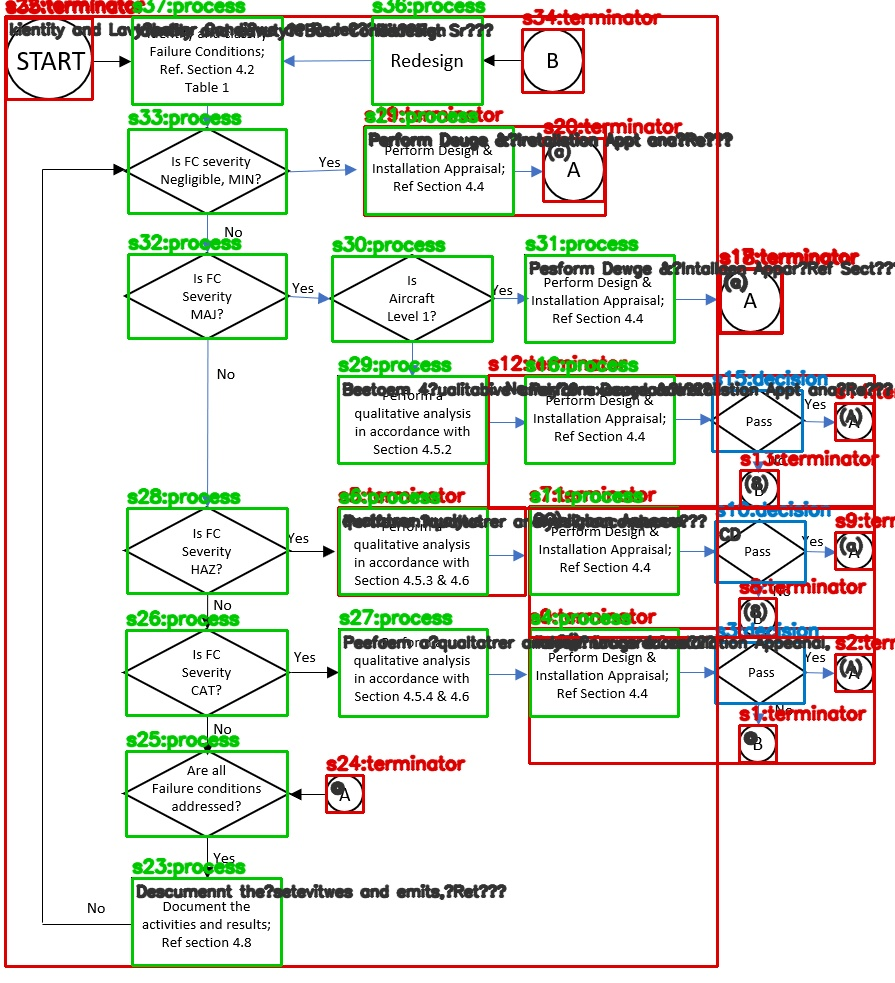
#> input picture debug_boxes.jpg, 895 x 983 px
$ python geometry_ocr_only.py --image ../debug_boxes.jpg
#> lines starting #> are read from the running program, lines starting #| are printed output that depends on the picture; after the words box and inside, x2 and y2 are one past the last pixel; in counts of white or black regions, pixels touching at a corner belong together
### flowforge/geometry/raster_detector.py
# flowforge/geometry/raster_detector.py

from typing import Optional, List, Dict, Any, Tuple
from .primitives import ShapePrimitive, ConnectorPrimitive, GeometryOutput
import os
import math
import numpy as np


def _shape_centers(shapes: List[ShapePrimitive]) -> Dict[str, Tuple[float, float]]:
    return {shape.id: ((shape.bbox[0] + shape.bbox[2]) / 2.0, (shape.bbox[1] + shape.bbox[3]) / 2.0) for shape in shapes}


def _closest_shape(point: Tuple[float, float], centers: Dict[str, Tuple[float, float]]) -> Optional[str]:
    best_id = None
    best_dist = float("inf")
    px, py = point
    for sid, (cx, cy) in centers.items():
        dist = math.hypot(cx - px, cy - py)
        if dist < best_dist:
            best_dist = dist
            best_id = sid
    return best_id


def _build_connectors_hough(image: np.ndarray, shapes: List[ShapePrimitive]) -> List[ConnectorPrimitive]:
    import cv2
    lsd = cv2.createLineSegmentDetector(cv2.LSD_REFINE_STD)
    lines = lsd.detect(image)[0]

    centers = _shape_centers(shapes)
    connectors: List[ConnectorPrimitive] = []
    seen: set[Tuple[str, str]] = set()
    idx = 0
    if lines is None:
        return connectors
    for line in lines:
        x1, y1, x2, y2 = line[0]
        if math.hypot(x2 - x1, y2 - y1) < 20:
            continue
        start = (x1, y1)
        end = (x2, y2)
        from_id = _closest_shape(start, centers)
        to_id = _closest_shape(end, centers)
        if not from_id or not to_id or from_id == to_id:
            continue
        edge_key = tuple(sorted((from_id, to_id)))
        if edge_key in seen:
            continue
        seen.add(edge_key)
        connectors.append(
            ConnectorPrimitive(
                id=f"c{idx}",
                from_id=from_id,
                to_id=to_id,
                label=None,
                points=[start, end],
                confidence=0.55,
            )
        )
        idx += 1
    print(f"[Hough] produced {len(connectors)} connectors")
    return connectors
import numpy as np


def detect_geometry(image_path: str, params: Optional[Dict[str, Any]] = None) -> GeometryOutput:
    """Robust minimal detector for flowcharts (fixed version)."""
#> called with image_path = '../debug_boxes.jpg'

    shapes: List[ShapePrimitive] = []
    connectors: List[ConnectorPrimitive] = []
    detector_name = "simple-adaptive"

    # IMPORTANT FIX: define width/height early
    width, height = 0, 0

    try:
        import cv2

        def _circularity(contour: np.ndarray) -> float:
            perimeter = cv2.arcLength(contour, True)
            if perimeter <= 0:
                return 0.0
            area = cv2.contourArea(contour)
            return (4 * math.pi * area) / (perimeter * perimeter)

        def _is_diamond(contour: np.ndarray) -> bool:
            rect = cv2.minAreaRect(contour)
            w, h = rect[1]
            if w <= 0 or h <= 0:
                return False
            ratio = min(w, h) / max(w, h)
            if ratio < 0.7:
                return False
            angle = abs(rect[2])
            if angle > 90:
                angle = 180 - angle
            return abs(angle - 45) <= 15

        def _is_connector(contour: np.ndarray, w: int, h: int) -> bool:
            circ = _circularity(contour)
            if circ < 0.55 or max(w, h) > 40:
                return False
            return True

        def _is_terminator(w: int, h: int, contour: np.ndarray) -> bool:
            circ = _circularity(contour)
            ratio = max(w, h) / (min(w, h) or 1)
            if circ > 0.72 and min(w, h) > 30:
                return True
            if 1.5 <= ratio <= 2.5 and min(w, h) > 20:
                return True
            return False

        img = cv2.imread(image_path)
#> img is the input picture: shape (983, 895, 3); mean B, G, R 218.9, 227, 225.6
        if img is None:
            raise RuntimeError("cv2.imread returned None")

        height, width = img.shape[:2]

        gray = cv2.cvtColor(img, cv2.COLOR_BGR2GRAY)
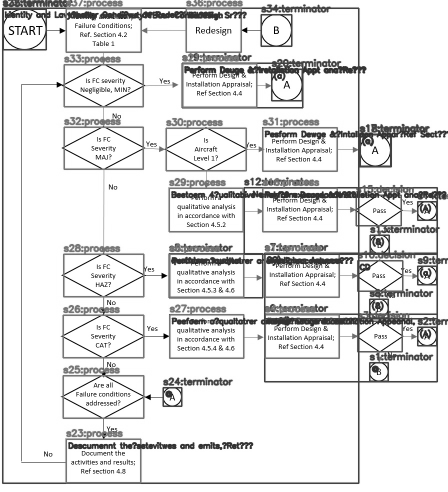
#> gray: shape (983, 895) (shown at 1/2 size); min 0, max 255, mean 225.6

        thr = cv2.adaptiveThreshold(
            gray,
            255,
            cv2.ADAPTIVE_THRESH_GAUSSIAN_C,
            cv2.THRESH_BINARY_INV,
            41,
            5
        )
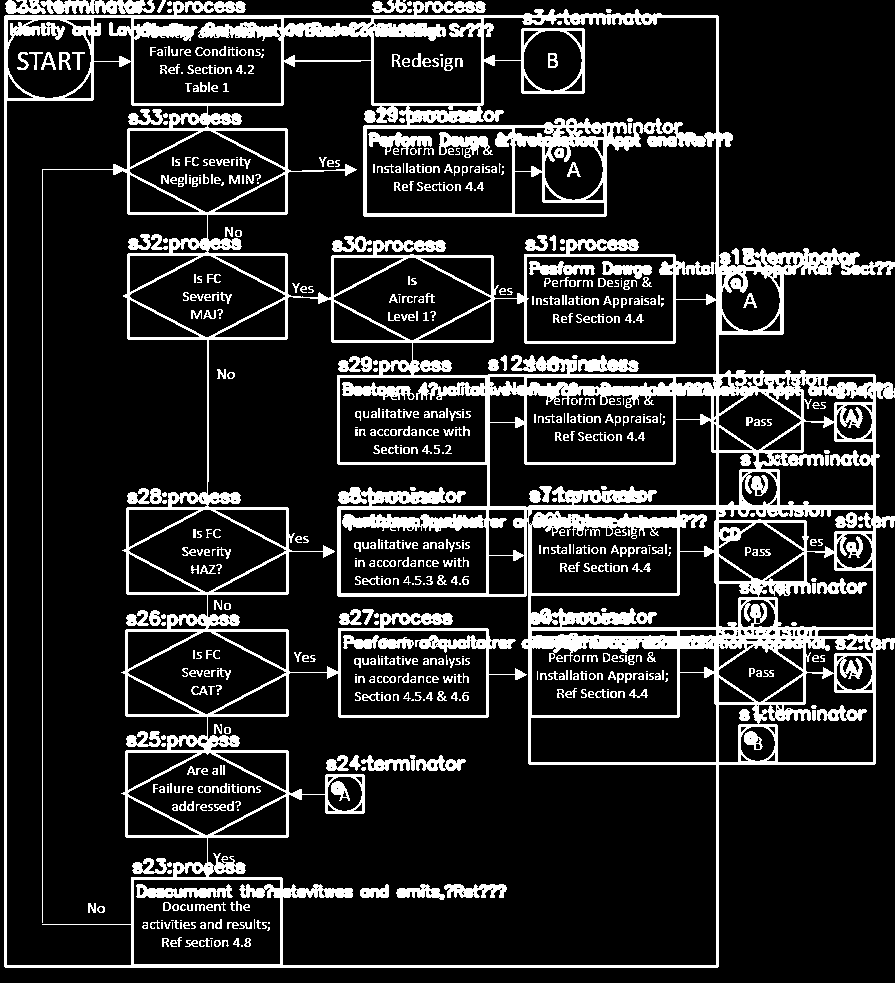
#> thr: shape (983, 895); 16% white; 720 white regions (217 under 20 px)

        contours, hierarchy = cv2.findContours(
            thr,
            cv2.RETR_TREE,        # <-- MUST NOT CHANGE
            cv2.CHAIN_APPROX_SIMPLE
        )
#> contours = 1824 contours, 1308 with area under 20; largest, box (x1, y1, x2, y2) and area: (4, 1, 895, 968) 750025, (207, 296, 717, 966) 152775, (6, 61, 208, 966) 129880, (207, 60, 717, 299) 43885, (409, 17, 717, 140) 20689

        MIN_AREA = 120
        MIN_W, MIN_H = 20, 20

        idx = 0
        for cnt in contours:
            area = cv2.contourArea(cnt)
            if area < MIN_AREA:
                continue

            x, y, w, h = cv2.boundingRect(cnt)
            if w < MIN_W or h < MIN_H:
                continue

            peri = cv2.arcLength(cnt, True)
            approx = cv2.approxPolyDP(cnt, 0.02 * peri, True)
            n = len(approx)

            if _is_connector(cnt, w, h):
                shape_type = "connector"
            elif _is_terminator(w, h, cnt):
                shape_type = "terminator"
            elif n == 4:
                shape_type = "decision" if _is_diamond(cnt) else "process"
            else:
                shape_type = "unknown"

            shapes.append(
                ShapePrimitive(
                    id=f"s{idx}",
                    bbox=(x, y, x+w, y+h),
                    shape_type=shape_type,
                    text=None,
                    confidence=0.8,
                )
            )
            idx += 1
#> this loop made 1824 passes
#> (x, y, peri, n) on passes 5, 15: (4, 1, 5050.2, 9), (133, 879, 609.4, 6)
#> after the loop, idx = 100; shapes = 100 items
        connectors = _build_connectors_hough(thr, shapes)
#> in _build_connectors_hough, `lines = lsd.detect(image)[0]`: lines = 1258 rows, first 6: [171.9, 14.56, 5.62, 14.77], [411.9, 14.35, 176.9, 14.51], [521.9, 14.24, 416.9, 14.72], [716.9, 14.24, 661.9, 14.24], [8.12, 19.31, 30.63, 19.09], [27.96, 21.26, 58.16, 18.56]
#> in _build_connectors_hough, `centers = _shape_centers(shapes)`: centers = 100 items
#> the loop in _build_connectors_hough, `for line in lines:` made 1258 passes
#> line on passes 21 to 23: [[544.8, 179.4, 544.6, 158.1]], [[284.3, 175.6, 284.2, 209.4]], [[129.5, 209.4, 129.4, 175.6]]
#| [Hough] produced 132 connectors

        detector_name = "simple-adaptive"

    except Exception as e:
        shapes = [
            ShapePrimitive(
                id="s0",
                bbox=(0, 0, 100, 100),
                shape_type="unknown",
                text=None,
                confidence=0.1,
            )
        ]
        detector_name = f"error: {e}"

    metadata = {
        "source": os.path.basename(image_path),
        "detector": detector_name,
        "image_size": {"width": width, "height": height},    # always safe now
    }

    return GeometryOutput(shapes=shapes, connectors=connectors, metadata=metadata)

### flowforge/geometry/primitives.py
# flowforge/geometry/primitives.py

from typing import Any, Dict, List, Optional, Tuple


class ShapePrimitive:
    """
    A single detected shape node in the flowchart.
    """

    def __init__(
        self,
        id: str,
        bbox: Tuple[int, int, int, int],
        shape_type: str,
        text: Optional[str] = None,
        confidence: float = 1.0,
    ):
        self.id = id  # e.g. "s1"
        self.bbox = bbox  # (x1, y1, x2, y2)
        self.shape_type = shape_type  # "process" | "decision" | "terminator" | "unknown" | ...
        self.text = text  # OCR text (raw)
        self.confidence = confidence

    # [8 lines left out: function to_dict, not called in this run]


class ConnectorPrimitive:
    """
    A detected arrow/connector between two shapes.
    """

    def __init__(
        self,
        id: str,
        from_id: str,
        to_id: str,
        label: Optional[str] = None,
        points: Optional[List[Tuple[int, int]]] = None,
        confidence: float = 1.0,
    ):
        self.id = id  # e.g. "c5"
        self.from_id = from_id  # shape id
        self.to_id = to_id  # shape id
        self.label = label  # OCR above arrow
        self.points = points or []  # polyline
        self.confidence = confidence

    # [9 lines left out: function to_dict, not called in this run]


class GeometryOutput:
    """
    The complete set of geometric primitives extracted from the image.
    """

    def __init__(
        self,
        shapes: List[ShapePrimitive],
        connectors: List[ConnectorPrimitive],
        metadata: Optional[Dict[str, Any]] = None,
    ):
        self.shapes = shapes  # [ShapePrimitive]
        self.connectors = connectors  # [ConnectorPrimitive]
        self.metadata = metadata or {}

    # [6 lines left out: function to_dict, not called in this run]

### flowforge/ocr/tesseract_ocr.py
from dataclasses import dataclass, field
from typing import List, Tuple, Dict, Optional

from ..geometry.primitives import GeometryOutput, ShapePrimitive


@dataclass
class OCRConfig:
    lang: str = "eng"
    psm: int = 6
    oem: int = 3
    whitelist: Optional[str] = None
    preprocess: bool = True
    dictionary: Dict[str, str] = field(default_factory=lambda: {
        "REEFER": "REVIEW",
        "Peefoem": "Perform",
        "qUatrer": "quarter",
        "& eatullation": "& installation",
        "Peefoem a": "Perform a",
        "Peefoem": "Perform",
    })
    single_line_psm: int = 7
    single_line_whitelist: str = "ABCDEFGHIJKLMNOPQRSTUVWXYZ0123456789"


def _safe_imports():
    try:
        import pytesseract  # type: ignore
        from PIL import Image, ImageFilter, ImageOps  # type: ignore
        return pytesseract, Image, ImageFilter, ImageOps
    except Exception:
        return None, None, None, None


def _crop_bbox(img, bbox: Tuple[int, int, int, int]):
    x1, y1, x2, y2 = bbox
    x1, y1 = max(0, x1), max(0, y1)
    return img.crop((x1, y1, x2, y2))


def _preprocess_crop(crop, ImageFilter, ImageOps, config: OCRConfig):
    gray = crop.convert("L")
    if config.preprocess:
        gray = ImageOps.autocontrast(gray)
        gray = gray.filter(ImageFilter.MedianFilter(size=3))
    return gray


def _tesseract_config(config: OCRConfig) -> str:
    parts = [f"--psm {config.psm}", f"--oem {config.oem}", "-l", config.lang]
    if config.whitelist:
        parts.append(f"-c tessedit_char_whitelist={config.whitelist}")
    return " ".join(parts)


def _tesseract_config_single_line(config: OCRConfig) -> str:
    parts = [f"--psm {config.single_line_psm}", f"--oem {config.oem}", "-l", config.lang]
    if config.single_line_whitelist:
        parts.append(f"-c tessedit_char_whitelist={config.single_line_whitelist}")
    return " ".join(parts)


def _normalize_text(text: str) -> str:
    text = text.replace("\n", " ").strip()
    return " ".join(text.split())


# [7 lines left out: function _apply_dictionary, not called in this run]


def annotate_ocr(image_path: str, geometry: GeometryOutput, *, config: Optional[OCRConfig] = None) -> GeometryOutput:
#> called with image_path = '../debug_boxes.jpg'
    pytesseract, Image, ImageFilter, ImageOps = _safe_imports()
    if pytesseract is None or Image is None:
        return geometry

    config = config or OCRConfig()
    try:
        with Image.open(image_path) as full:
            full = full.convert("RGB")
            tess_config = _tesseract_config(config)
            tess_line_config = _tesseract_config_single_line(config)
            text_cache: Dict[str, str] = {}
            new_shapes: List[ShapePrimitive] = []

            for shape in geometry.shapes:
                text = shape.text or ""
                if shape.id in text_cache:
                    text = text_cache[shape.id]
                else:
                    try:
                        crop = _crop_bbox(full, shape.bbox)
                        processed = _preprocess_crop(crop, ImageFilter, ImageOps, config)
                        text = pytesseract.image_to_string(processed, config=tess_config)
                        if (shape.shape_type or "").lower() == "connector" and len(text.strip()) <= 3:
                            text = pytesseract.image_to_string(processed, config=tess_line_config)
                        text = _normalize_text(text)
                        text = _apply_dictionary(text, config.dictionary)
                        if shape.shape_type == "connector":
                            text = text.upper()
                    except Exception:
                        text = shape.text or ""
                    text_cache[shape.id] = text
                new_shapes.append(
                    ShapePrimitive(
                        id=shape.id,
                        bbox=shape.bbox,
                        shape_type=shape.shape_type,
                        text=text or shape.text,
                        confidence=shape.confidence,
                    )
                )
#> this loop made 1 pass
#> pass 1, in annotate_ocr, `crop = _crop_bbox(full, shape.bbox)`:
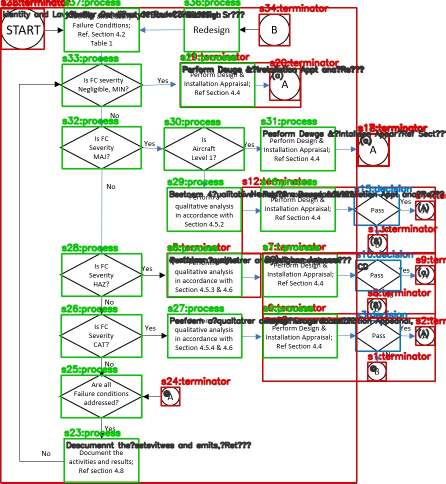
#> crop: PIL image 891x967 RGB (shown at 1/2 size); mean R, G, B 225, 226.5, 218.2
#> pass 1, in _preprocess_crop, `gray = crop.convert("L")`:
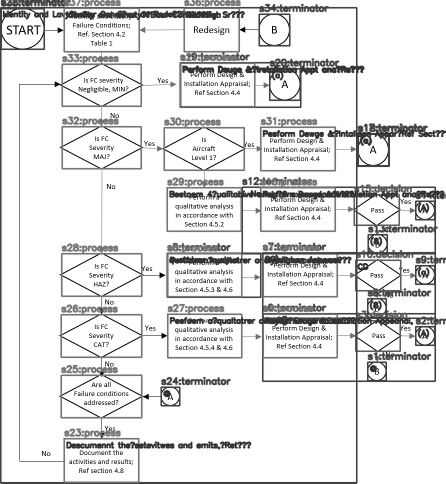
#> gray: PIL image 891x967 L (shown at 1/2 size); min 0, max 255, mean 225.1
#> pass 1, in _preprocess_crop, `gray = gray.filter(ImageFilter.MedianFilter(size=3))`:
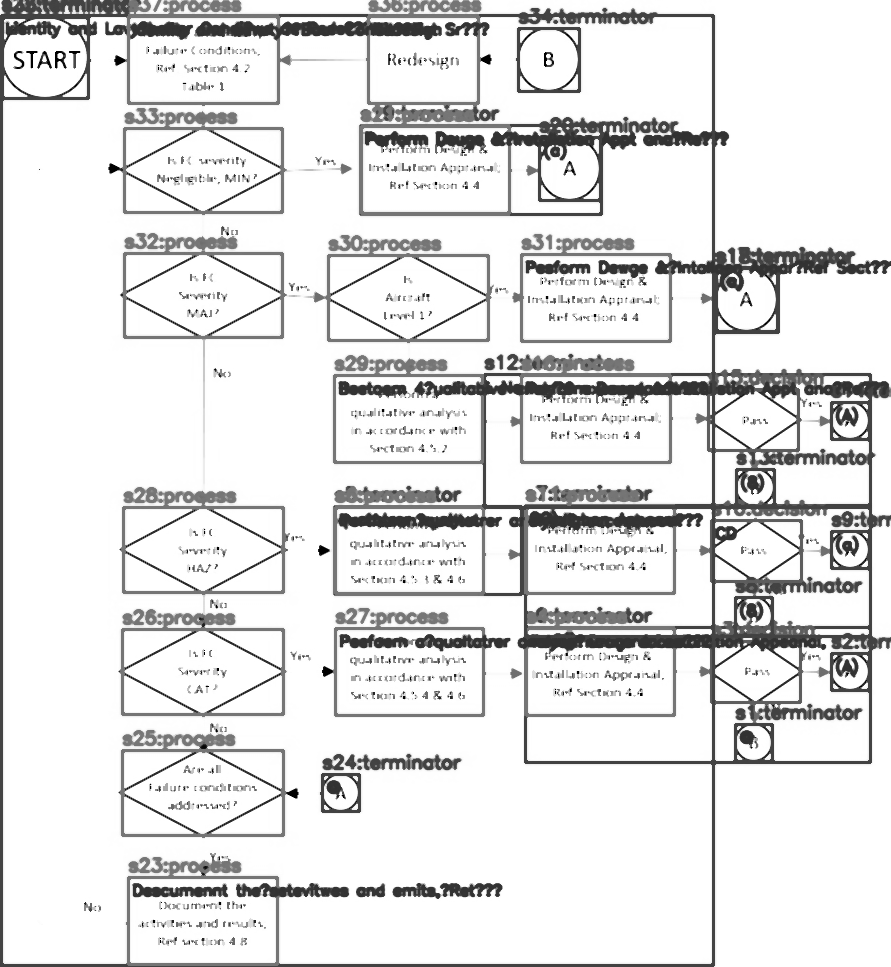
#> gray: PIL image 891x967 L; min 0, max 255, mean 227
    except Exception:
        return geometry

    return GeometryOutput(shapes=new_shapes, connectors=geometry.connectors, metadata=geometry.metadata)


# [46 lines left out: function detect_yes_no_near_decisions, not called in this run]

### examples/geometry_ocr_only.py
import argparse
import json
import sys
import os

# Ensure project root is on sys.path when running this file directly
sys.path.insert(0, os.path.dirname(os.path.dirname(__file__)))

from flowforge.geometry.raster_detector import detect_geometry
from flowforge.ocr.tesseract_ocr import annotate_ocr


def main():
    parser = argparse.ArgumentParser(description="Run geometry + OCR and print primitives JSON.")
    parser.add_argument("--image", required=True, help="Path to flowchart image")
    parser.add_argument("--out", default=None, help="Optional path to save JSON")
    args = parser.parse_args()

    g = detect_geometry(args.image)
    g = annotate_ocr(args.image, g)
    data = g.to_dict()
    text = json.dumps(data, indent=2, ensure_ascii=False)

    if args.out:
        with open(args.out, "w", encoding="utf-8") as f:
            f.write(text)
        print(f"Wrote geometry+ocr to {args.out}")
    else:
        print(text)


if __name__ == "__main__":
    main()
#> (the call stopped at in annotate_ocr, `text = pytesseract.image_to_string(processed, config=tess_config)`: pytesseract is not available in this run)
